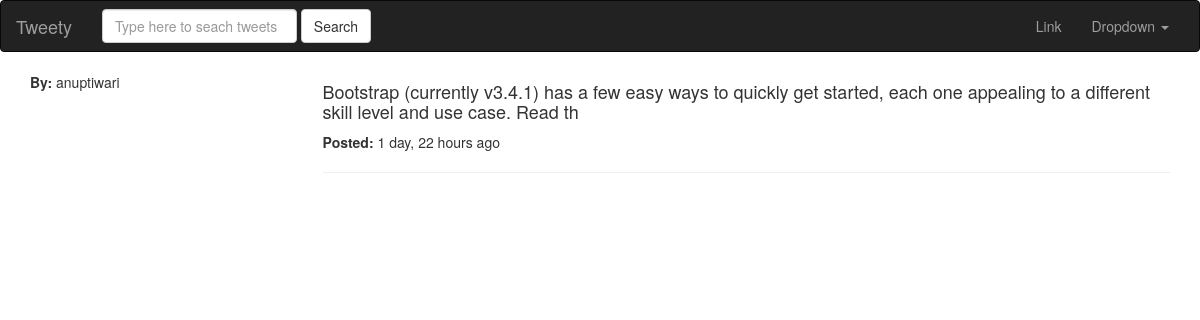
Screenshot of /tweet/2/ with the database file from the repository.
### tweets/models.py (models this page shows, shortened)
class Tweet(models.Model):
    author    = models.ForeignKey(settings.AUTH_USER_MODEL)
    tweetText = models.CharField(max_length=140, validators=[validateTweetText])
    updated   = models.DateTimeField(auto_now=True)
    timestamp = models.DateTimeField(auto_now_add=True)

### tweets/views.py (the view)
# urls.py: url(r'^(?P<pk>\d+)/$', TweetDetailView.as_view(), name='tweetDetailView'),
class TweetDetailView(DetailView):
    template_name = 'tweets/detailView.html'
    queryset = Tweet.objects.all()
    def get_object(self):
        print(self.kwargs)
        pk = self.kwargs.get("pk")
        obj = get_object_or_404(Tweet, id=pk)
        return obj
    def get_context_data(self, *args, **kwargs):
        context = super(TweetDetailView, self).get_context_data(*args, **kwargs)
        return context

### tweets/templates/tweets/detailView.html (shortened to what this page needs)
{% extends 'base.html' %}
{% block content %}
<div class="row">
    <div class="col-sm-3 col-xs-12">
        <strong>By: </strong> {{ object.author }}
    </div>
    <div class="col-sm-9 col-xs-12">
        <h4>{{ object.tweetText }}</h4>
        <strong>Posted: </strong>{{ object.timestamp|timesince }} ago<hr>
    </div>
</div>
{% endblock content %}

### rows the page displays
Tweet: author "anuptiwari", tweetText "Bootstrap (currently v3.4.1) has a few easy ways to quickly get started, each one appealing to a different skill level and use case. Read th", timestamp "1 day, 22 hours"
